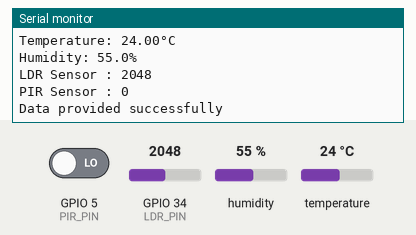
A sketch run on a simulated ESP32. On the bench: the last lines printed to the serial monitor. The inputs (shaded band) are chosen by the test bench; at power-on: humidity 55 %, GPIO 34 (LDR_PIN) = 2048, GPIO 5 (PIR_PIN) LOW, temperature 24 °C. WiFi joins after 1.5 s; servers stay silent unless stated.

Above: at 3.2 s.
3.3 s: humidity set to 22 %
11.0 s: GPIO 34 (LDR_PIN) set to 2866
At 13.1 s:
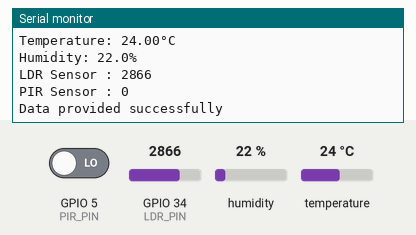
18.7 s: GPIO 5 (PIR_PIN) driven HIGH
26.4 s: temperature set to 12 °C
At 33.9 s:
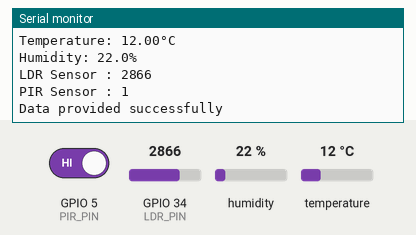
34.1 s: GPIO 34 (LDR_PIN) set to 3603
41.8 s: humidity set to 40 %
At 44.1 s:
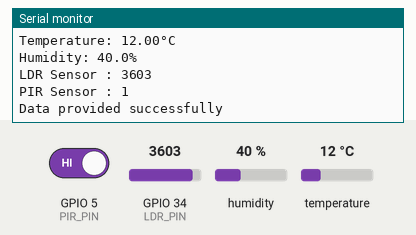
Timing chart, 0 to 45.6 s (numbered marks = the images above; inputs shaded):
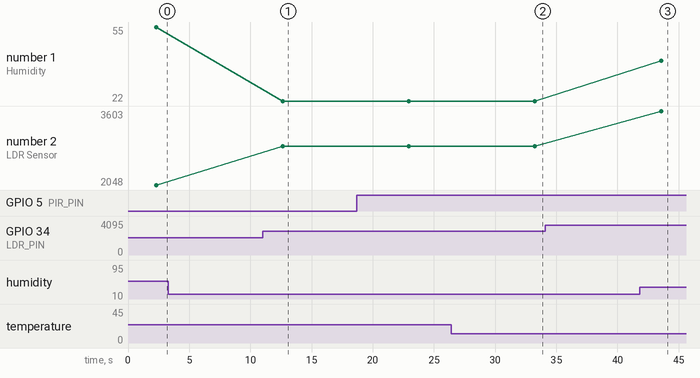

Measured:
- after the input at 11.0 s, the serial monitor: prints a new line after 1.6 s (image 1)
- after the input at 26.4 s, the serial monitor: prints a new line after 6.9 s (image 2)
- after the input at 41.8 s, the serial monitor: prints a new line after 1.8 s (image 3)
- plotted number 1: 22 → 40 after the input at 41.8 s
- plotted number 2: 2048 → 2866 after the input at 11.0 s

The sketch:

esp32-bin-file.ino
```cpp
#include <WiFi.h>
#include "DHTesp.h"
#include "ThingSpeak.h"

const int DHT_PIN = 15;
const int LDR_PIN = 34;
const int PIR_PIN = 5;
const char* WIFI_NAME = "Wokwi-GUEST";
const char* WIFI_PASSWORD = "";
const int myChannelNumber = 2321864;
const char* myApiKey = "3LND9Z733HTLPCAW";
const char* server = "api.thingspeak.com";

DHTesp dhtSensor;
WiFiClient client;

void setup() {
  Serial.begin(115200);
  dhtSensor.setup(DHT_PIN, DHTesp::DHT22);
  pinMode(PIR_PIN, INPUT);
  WiFi.begin(WIFI_NAME, WIFI_PASSWORD);
  while (WiFi.status() != WL_CONNECTED){
    delay(1000);
    Serial.println("WiFi not connected");
  }
  Serial.println("WiFi connected!");
  Serial.println("Local IP: " + WiFi.localIP().toString());
  ThingSpeak.begin(client);
}

void loop() {
  TempAndHumidity data = dhtSensor.getTempAndHumidity();
  int ldrValue = analogRead(LDR_PIN);
  int pirValue = digitalRead(PIR_PIN);
  ThingSpeak.setField(1, data.temperature);
  ThingSpeak.setField(2, data.humidity);
  ThingSpeak.setField(3, ldrValue);
  ThingSpeak.setField(4, pirValue);

  int x = ThingSpeak.writeFields(myChannelNumber, myApiKey);

  Serial.println("Temperature: " + String(data.temperature, 2) + "°C");
  Serial.println("Humidity: " + String(data.humidity, 1) + "%");
  Serial.println("LDR Sensor : " + String(ldrValue));
  Serial.println("PIR Sensor : " + String(pirValue));

  if (x == 200){
    Serial.println("Data provided successfully");
  } else {
    Serial.println("No Data Provided " + String(x));
  }


  delay(10000);
}
```
